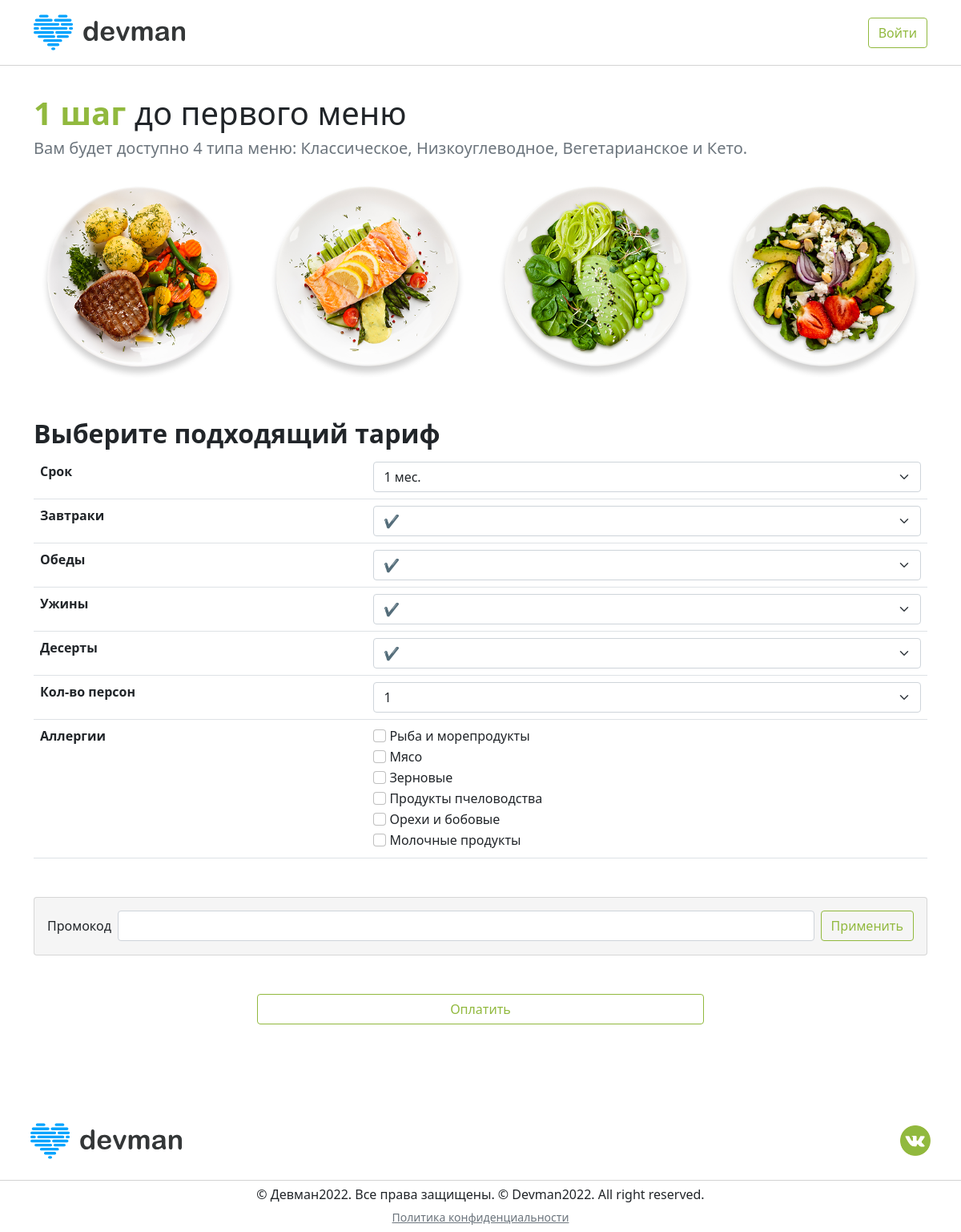
The page /order/ on the database its author committed.
### foodplan/models.py (models this page shows, shortened)
class Term(models.Model):
    title = models.CharField(
        verbose_name='Срок',
        max_length=50)
    discount = models.DecimalField(
        verbose_name='Скидка',
        max_digits=3,
        decimal_places=2,
        default=0.0)
    class Meta:
        ordering = ['discount']
        verbose_name = 'Срок подписки'
        verbose_name_plural = 'Срок подписки'
    def __str__(self):
        return self.title

class Allergen(models.Model):
    title = models.CharField(
        max_length=50,
        verbose_name='Аллерген')
    class Meta:
        ordering = ['id']
        verbose_name = 'Аллерген'
        verbose_name_plural = 'Аллергены'

### foodplan/views.py (the view)
# urls.py: path('order/', order_page, name='order_page'),
def order_page(request):
    culinarys = Culinary.objects.all()
    count = culinarys.count()
    titles_culinary = ''
    for index, item in enumerate(culinarys):
        if index == count-1:
            titles_culinary += ' и '
        elif index != 0:
            titles_culinary += ', '
        titles_culinary += item.title
    titles_culinary += '.'
    culinary = {
        'count_culinary': count,
        'titles_culinary': titles_culinary
        }
    terms = Term.objects.all()
    term = []
    for index, item in enumerate(terms):
        print(index, item)
        if index == 0:
            selected = 'selected'
        else:
            selected = ''
        term.append({'index': str(index),
                     'selected': selected,
                     'title': item.title})
    allergens = Allergen.objects.all()
    allergen = []
    for index, item in enumerate(allergens):
        allergen.append({'index': str(index + 1),
                         'title': item.title})
    print('allergen', allergen)
    context = {
        'culinary': culinary,
        'terms': term,
        'allergens': allergen}
    return render(request, 'order.html', context)

### templates/order.html (shortened to what this page needs)
{% extends 'base.html' %}
{% load static %}
{% load i18n %}
{% block main %}
    <main style="margin-top: calc(2rem + 85px);">
        <section>
            <div class="container">
                <h1><strong class="foodplan_green">1 шаг </strong>до первого меню</h1>
                <h5 class="text-secondary mb-3">
                    Вам будет доступно {{ culinary.count_culinary }} типа меню:
                    {{ culinary.titles_culinary}}
                </h5>
                <div class="row mb-5">
                    <div class="col-6 col-md-3">
                        <label for="classic" class="position-relative" style="cursor: pointer;">
                            <img src="{% static 'img/menu_classical.png' %}" alt="" class="w-100">
                        </label>
                    </div>
                    <div class="col-6 col-md-3">
                        <label for="low" class="position-relative" style="cursor: pointer;">
                            <img src="{% static 'img/menu_nizkougl.png' %}" alt="" class="w-100">
                        </label>
                    </div>
                    <div class="col-6 col-md-3">
                        <label for="veg" class="position-relative" style="cursor: pointer;">
                            <img src="{% static 'img/menu_veg.png' %}" alt="" class="w-100">
                        </label>
                    </div>
                    <div class="col-6 col-md-3">
                        <label for="keto" class="position-relative" style="cursor: pointer;">
                            <img src="{% static 'img/menu_keto.png' %}" alt="" class="w-100">
                        </label>
                    </div>
                </div>
                <h2><strong>Выберите подходящий тариф</strong></h2>
                <form id="order">
                <table class="table text-center text-truncate mb-5">
                    <tbody>
                        <tr>
                            <th scope="row" class="text-start">Срок</th>
                            <td>
                                <select class="form-select">
                                    {% for term in terms %}
                                        <option value="{{ term.index }}" {{ term.selected }}>{{ term.title }}</option>
                                    {% endfor %}
                                </select>
                            </td>
                        </tr>
                        <tr>
                            <th scope="row" class="text-start">Завтраки</th>
                            <td>
                                <select name="select1" class="form-select">
                                    <option value="0" selected>&#10004;</option>
                                </select>
                            </td>
                        </tr>
                        <tr>
                            <th scope="row" class="text-start">Обеды</th>
                            <td>
                                <select name="select2" class="form-select">
                                    <option value="0" selected>&#10004;</option>
                                </select>
                            </td>
                        </tr>
                        <tr>
                            <th scope="row" class="text-start">Ужины</th>
                            <td>
                                <select name="select3" class="form-select">
                                    <option value="0" selected>&#10004;</option>
                                </select>
                            </td>
                        </tr>
                        <tr>
                            <th scope="row" class="text-start">Десерты</th>
                            <td>
                                <select name="select4" class="form-select">
                                    <option value="0" selected>&#10004;</option>
                                </select>
                            </td>
                        </tr>
                        <tr>
                            <th scope="row" class="text-start">Кол-во персон</th>
                            <td>
                                <select name="select5" class="form-select">
                                    <option value="0" selected>1</option>
                                </select>
                            </td>
                        </tr>
                        <tr>
                            <th scope="row" class="text-start">Аллергии</th>
                            <td>
                                {% for allergen in allergens %}
                                    <div class="form-check d-flex justify-content-start">
                                        <input class="form-check-input me-1 foodplan_checked-green" type="checkbox" value="" name="allergy{{ allergen.index }}">
                                        <label class="form-check-label" for="allergy{{ allergen.index }}">
                                            {{ allergen.title }}
                                        </label>
                                    </div>
                                {% endfor %}
                            </td>
                        </tr>
                    </tbody>
                </table>
                </form>
                <form class="card d-flex flex-row align-items-baseline mb-5 p-3 foodplan__bg_grey">
                    <label for="exampleInputPassword1" class="form-label me-2">Промокод</label>
                    <input type="password" class="form-control me-2" id="password">
                    <button type="submit" class="btn shadow-none btn-outline-success foodplan_green foodplan__border_green">Применить</button>
                </form>
                <div class="d-flex justify-content-center my-5">
                    <button form="order" type="submit" class="btn shadow-none btn-outline-success foodplan_green foodplan__border_green w-50">Оплатить</button>
                </div>
            </div>
        </section>
    </main>
    {% endblock %}

### templates/base.html (shortened to what this page needs)
{% load static %}
<!DOCTYPE html>
<html lang="en">
<head>
    <link href="https://cdn.jsdelivr.net/npm/bootstrap@5.0.2/dist/css/bootstrap.min.css" rel="stylesheet"
>
    <link rel="stylesheet" href="{% static 'style.css' %}">
</head>
<body>
    <header>
        <nav class="navbar navbar-expand-md navbar-light fixed-top navbar__opacity">
            <div class="container">
                <a class="navbar-brand" href="{% url 'main_page' %}">
                    <img src="{% static 'img/logo.8d8f24edbb5f.svg' %}" height="55" width="189" alt="">
                </a>
                <div class="collapse navbar-collapse" id="navbarCollapse1">
                    <ul class="navbar-nav w-100">
                        <li class="nav-item align-items-center d-md-flex flex-grow-1 justify-content-end">
                            {% if user.is_authenticated %}
                              <button class="btn btn-outline-success me-2 shadow-none foodplan_green foodplan__border_green">Подписка</button>
                              <a href="{% url 'account_logout' %}" style="text-decoration: none; color: #91B93E;">
                                <button class="btn btn-outline-success shadow-none foodplan_green foodplan__border_green">
                                  Выйти
                                </button>
                              </a>
                            {% else %}
                              <a href="{% url 'account_login' %}" style="text-decoration: none; color: #91B93E;">
                                <button class="btn btn-outline-success shadow-none foodplan_green foodplan__border_green">
                                  Войти
                                </button>
                              </a>
                            {% endif %}
                        </li>
                    </ul>
                </div>
            </div>
        </nav>
    </header>
    {% block main %}
    {% endblock %}
    <footer>
        <nav class="navbar navbar-expand-md navbar-light mt-5">
            <div class="container p-2">
                <a class="navbar-brand" href="{% url 'main_page' %}">
                    <img src="{% static 'img/logo.8d8f24edbb5f.svg' %}" height="55" width="189" alt="">
                </a>
                <div class="footer__sideBtns d-flex">
                    <a href="#">
                        <img src="{% static 'img/vk.png' %}" height="38" width="auto" alt="">
                    </a>
                </div>
            </div>
        </nav>
    </footer>
    <footer class="footer pt-2" style="border-top: 1px solid lightgray;">
        <div class="container d-flex flex-row justify-content-center mb-2">
            <small class="text-center">
                <h6>© Девман2022. Все права защищены. © Devman2022. All right reserved.</h6>
                <a href="#" class="link-secondary">Политика конфиденциальности</a>
            </small>
        </div>
    </footer>
</body>
</html>

### assets/style.css (style rules this page uses)
html { height: 100%; }
body { background-color: white; min-height: 100%; display: grid; grid-template-rows: auto 1fr auto; }
.foodplan__bg_grey { background-color: #F5F5F5; }
.foodplan_green { color: #91B93E; }
.foodplan__border_green { border-color: #91B93E; }
.navbar__opacity { backdrop-filter: saturate(180%) blur(20px); background-color: rgba(255, 255, 255, 0.72); border-bottom: 1px solid lightgray; }

### rows shown on the page
Term: title "1 мес."
Allergen: title "Рыба и морепродукты"
Allergen: title "Мясо"
Allergen: title "Зерновые"
Allergen: title "Продукты пчеловодства"
Allergen: title "Орехи и бобовые"
Allergen: title "Молочные продукты"

### other values the page prints
{{ culinary.count_culinary }} "4"
{{ culinary.titles_culinary }} "Классическое, Низкоуглеводное, Вегетарианское и Кето."
